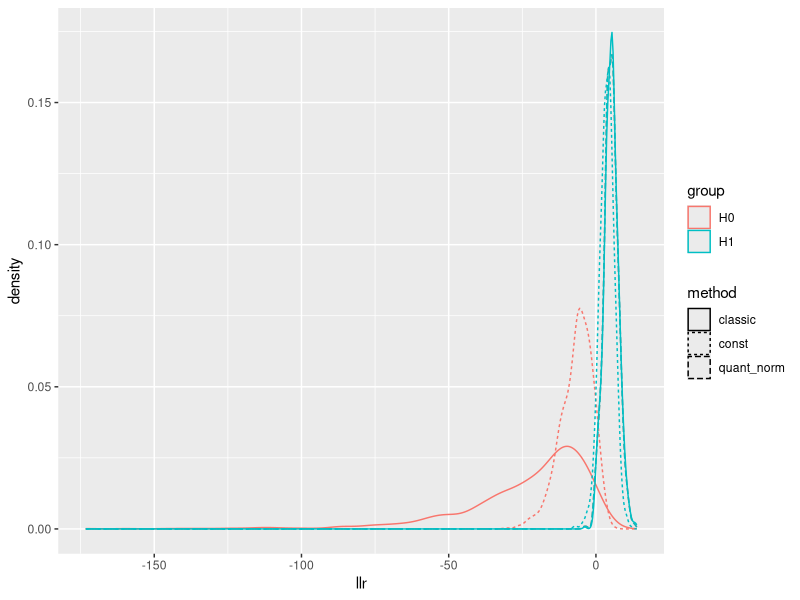

This chart was generated by the following R code:
library(ggplot2)
library(mvtnorm)

# Using a constant r2 instead of the actual r2 seem to work better
# but why?
# Here I try to address the problme directly thorugh simulations

n = 1e3
cat("Simulating data:\n")
r2 = c(0.924046, 0.593909, 0.306394, 0.578941, 0.740133, 0.786926, 0.43637, 0.332195, 0.77888, 0.100887)
#r2 = c(0.3529248, 0.3279128, 0.2788137, 0.2584552, 0.2166321, 0.2160767, 0.2069917, 0.1899249, 0.1854733, 0.1600537)

r=sqrt(r2)
n_pheno = length(r2)

G = matrix(rnorm(n * n_pheno, mean = 0, sd = 1), nrow = n, ncol = n_pheno)
E = matrix(rnorm(n * n_pheno, mean = 0, sd = 1), nrow = n, ncol = n_pheno)
PRS =G %*% diag(r)

X = PRS + E %*% diag(sqrt(1-r2))
apply(E %*% diag(sqrt(1-r2)), 2, var) + r2 # should be close to one everywhere
apply(X, 2, var)  # should be close to 1

cat("Computing LLR:\n")
compute_llr = function(X, PRS, r2, corr_mat_env) {
	scaled_PRS = scale(PRS)
	diff_mat = X - scaled_PRS %*% diag(sqrt(r2))
	corr_mat_env = cor(E %*% diag(sqrt(1-r2))) 

	p0 = dmvnorm(X,mean=rep(0,n_pheno),sigma=corr_mat_env,log = TRUE)
	p1_h1 = dmvnorm(diff_mat ,mean=rep(0,n_pheno),sigma= diag(sqrt(1-r2)) %*% corr_mat_env %*% diag(sqrt(1-r2)),log = TRUE)
	return(p1_h1 - p0)
}

quantile_norm = function(x){
    norm_dist = rnorm(length(x), mean=0, sd=1)
    ori_order = order(x)
    sorted_dist = x[ori_order]
    sorted_new_dist = sort(norm_dist)
    new_dist = sorted_new_dist[order(ori_order)]
    return(new_dist)
}

llr_h1 = compute_llr(X, PRS, r2)
llr_h0 = compute_llr(X, PRS[c(2:nrow(PRS), 1),], r2)

wrong_r2 = rep(0.5, n_pheno)
wrong_llr_h1 = compute_llr(X, PRS, wrong_r2)
wrong_llr_h0 = compute_llr(X, PRS[c(2:nrow(PRS), 1),], wrong_r2)

quant_norm_X = apply(X, 2, quantile_norm)
quant_norm_PRS = apply(PRS, 2, quantile_norm)
quant_norm_llr_h1 = compute_llr(quant_norm_X, quant_norm_PRS, r2)
quant_norm_llr_h0 = compute_llr(quant_norm_X, quant_norm_PRS, r2)

#cat("Try the quantile norm:\n")
#merged_pgs_df_scaled = apply(merged_pgs_df[,-c('IID')], 2, quantile_norm)
#merged_pheno_df_scaled = apply(merged_pheno_df[,-c('IID')], 2, quantile_norm)

cat("Plot result:\n")
plot_df = rbind(
	data.frame(llr=llr_h1, group="H1", method="classic"),
	data.frame(llr=llr_h0, group="H0", method="classic"),
	data.frame(llr=wrong_llr_h1, group="H1", method="const"),
	data.frame(llr=wrong_llr_h0, group="H0", method="const"),
	data.frame(llr=quant_norm_llr_h1, group="H1", method="quant_norm"),
	data.frame(llr=quant_norm_llr_h0, group="H0", method="quant_norm"))
p = ggplot(plot_df, aes(x=llr, color=group, linetype=method)) +
	geom_density()

ggsave("test.png")
